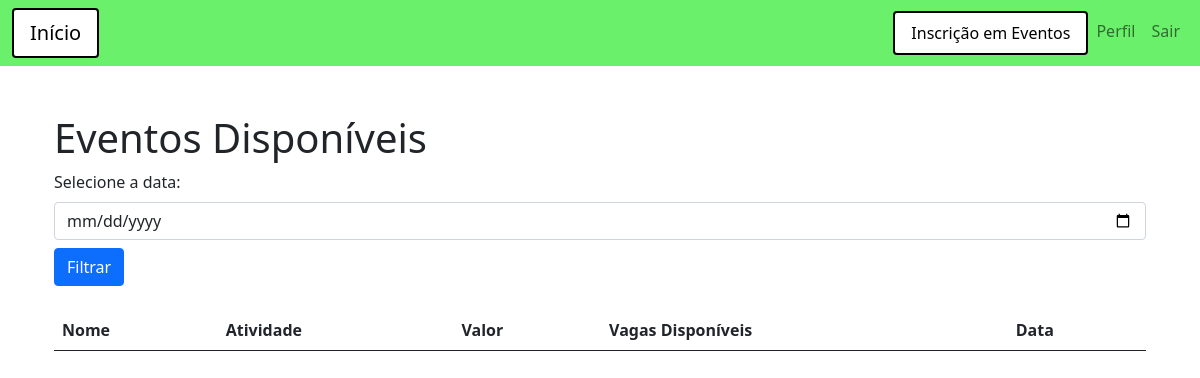
Page /apiCategorias/eventos/listar/ (signed in) on the earlier database version.
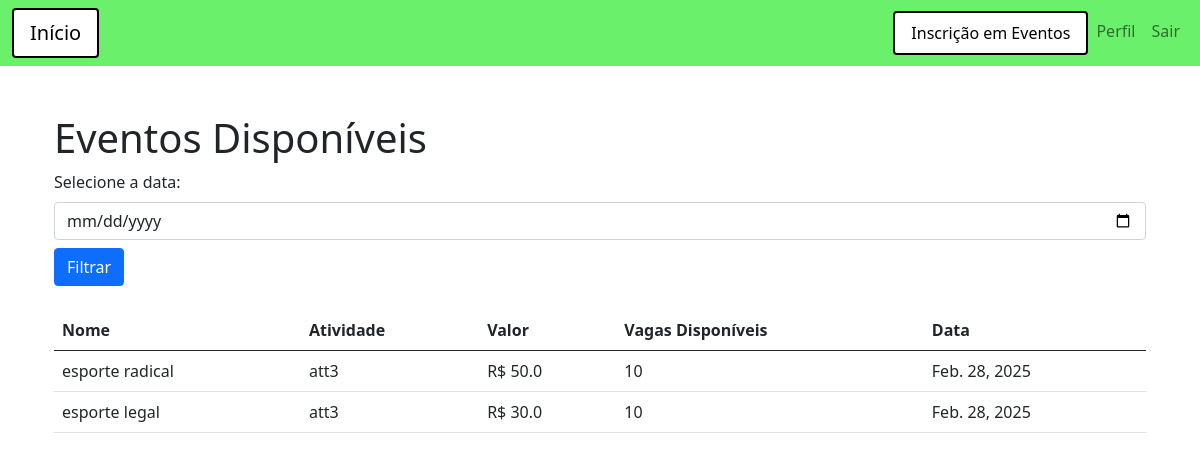
Same page on the later database version.
### app_adrenalife/models.py (models this page shows, shortened)
class Evento(models.Model):
    id = models.AutoField(primary_key=True)
    nome = models.TextField(max_length=255, default='')
    atividade = models.ForeignKey(atividade, on_delete=models.CASCADE, null=False)
    valor = models.FloatField()
    vagas_disponiveis = models.IntegerField()
    data = models.DateField()

class atividade(models.Model):
    id = models.AutoField(primary_key=True)
    nome = models.TextField(max_length=255, default='')
    descricao = models.TextField(max_length=255, default='')
    categoria = models.ForeignKey(categoria_atividade, on_delete=models.CASCADE, null=False)

### app_adrenalife/views.py (the view)
# urls.py: path('eventos/listar/', views.listar_eventos, name='listar_eventos'),
def listar_eventos(request):
    if not request.session.get('usuario_id'):
        return redirect('login')
    data_selecionada = request.GET.get('data', None)
    eventos = Evento.objects.all()
    if data_selecionada:
        data_selecionada = datetime.strptime(data_selecionada, '%Y-%m-%d').date()
        eventos = eventos.filter(data=data_selecionada)
    return render(request, 'eventos/listar_eventos.html', {'eventos': eventos, 'data_selecionada': data_selecionada})

### app_adrenalife/templates/eventos/listar_eventos.html
{% extends 'base.html' %}
{% block conteudo %}
<div class="container mt-5">
    <h1>Eventos Disponíveis</h1>
    <form method="get" class="mb-4">
        <label for="data" class="form-label">Selecione a data:</label>
        <input type="date" class="form-control" id="data" name="data" value="{{ data_selecionada|date:'Y-m-d' }}">
        <button type="submit" class="btn btn-primary mt-2">Filtrar</button>
    </form>
    <table class="table">
        <thead>
            <tr>
                <th>Nome</th>
                <th>Atividade</th>
                <th>Valor</th>
                <th>Vagas Disponíveis</th>
                <th>Data</th>
            </tr>
        </thead>
        <tbody>
            {% for evento in eventos %}
            <tr>
                <td>{{ evento.nome }}</td>
                <td>{{ evento.atividade.nome }}</td>
                <td>R$ {{ evento.valor }}</td>
                <td>{{ evento.vagas_disponiveis }}</td>
                <td>{{ evento.data }}</td>
            </tr>
            {% endfor %}
        </tbody>
    </table>
</div>
{% endblock %}

### app_adrenalife/templates/base.html (shortened to what this page needs)
<!doctype html>
<html lang="en">
  <head>
    <link href="https://cdn.jsdelivr.net/npm/bootstrap@5.0.2/dist/css/bootstrap.min.css" rel="stylesheet">
  </head>
  <body>
    {% if request.session.usuario_id %}
    <nav class="navbar navbar-expand-lg navbar-light" style="background-color: rgb(106, 240, 106);">
      <div class="container-fluid">
          <a class="navbar-brand" href="{% url 'home' %}" style="text-decoration: none; color: black; background-color: white; border: 2px solid black; padding: 8px 16px; border-radius: 4px; text-align: center;">Início</a>
          <div class="collapse navbar-collapse" id="navbarNav">
              <ul class="navbar-nav ms-auto">
                  {% if request.session.usuario_id %}
                      {% if request.session.tipo_usuario == 'funcionario' %}
                          <li class="nav-item">
                              <a class="nav-link" href="/cadastro_evento" style="color: black; background-color: white; border: 2px solid black; padding: 8px 16px; border-radius: 4px; text-align: center;">Eventos</a>
                          </li>
                          <li class="nav-item">
                              <a class="nav-link" href="/cadastro_atividades" style="color: black; background-color: white; border: 2px solid black; padding: 8px 16px; border-radius: 4px; text-align: center;">Atividades</a>
                          </li>
                          <li class="nav-item">
                              <a class="nav-link" href="/categoria_atividades" style="color: black; background-color: white; border: 2px solid black; padding: 8px 16px; border-radius: 4px; text-align: center;">Categorias de Atividades</a>
                          </li>
                      {% else %}
                          <li class="nav-item">
                              <a class="nav-link" href="{% url 'listar_eventos' %}" style="color: black; background-color: white; border: 2px solid black; padding: 8px 16px; border-radius: 4px; text-align: center;">Inscrição em Eventos</a>
                          </li>
                      {% endif %}
                      <li class="nav-item">
                          <a class="nav-link" href="{% url 'perfil' %}">Perfil</a>
                      </li>
                      <li class="nav-item">
                          <a class="nav-link" href="{% url 'logout' %}">Sair</a>
                      </li>
                  {% else %}
                      <li class="nav-item">
                          <a class="nav-link" href="{% url 'login' %}">Login</a>
                      </li>
                  {% endif %}
              </ul>
          </div>
      </div>
  </nav>
    {% endif %}
    <div class="container mt-5">
      {% block conteudo %}
      {% endblock %}
    </div>
  </body>
</html>

Differences in the rows shown:
added Evento: nome "esporte radical", atividade.nome "att3", valor "50.0", vagas_disponiveis "10", data "Feb. 28, 2025"
added Evento: nome "esporte legal", atividade.nome "att3", valor "30.0", vagas_disponiveis "10", data "Feb. 28, 2025"
